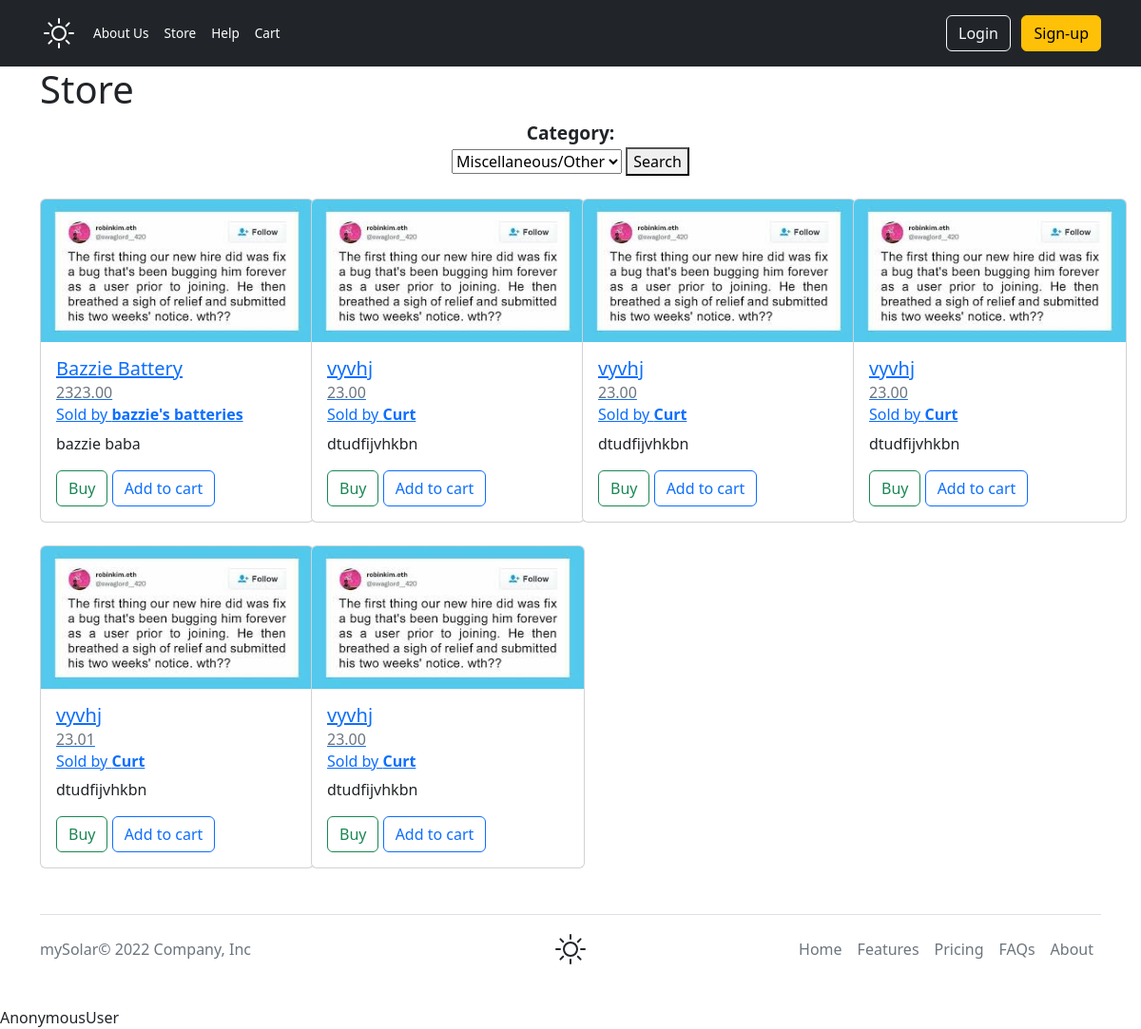
The page /shop on the database as committed earlier.
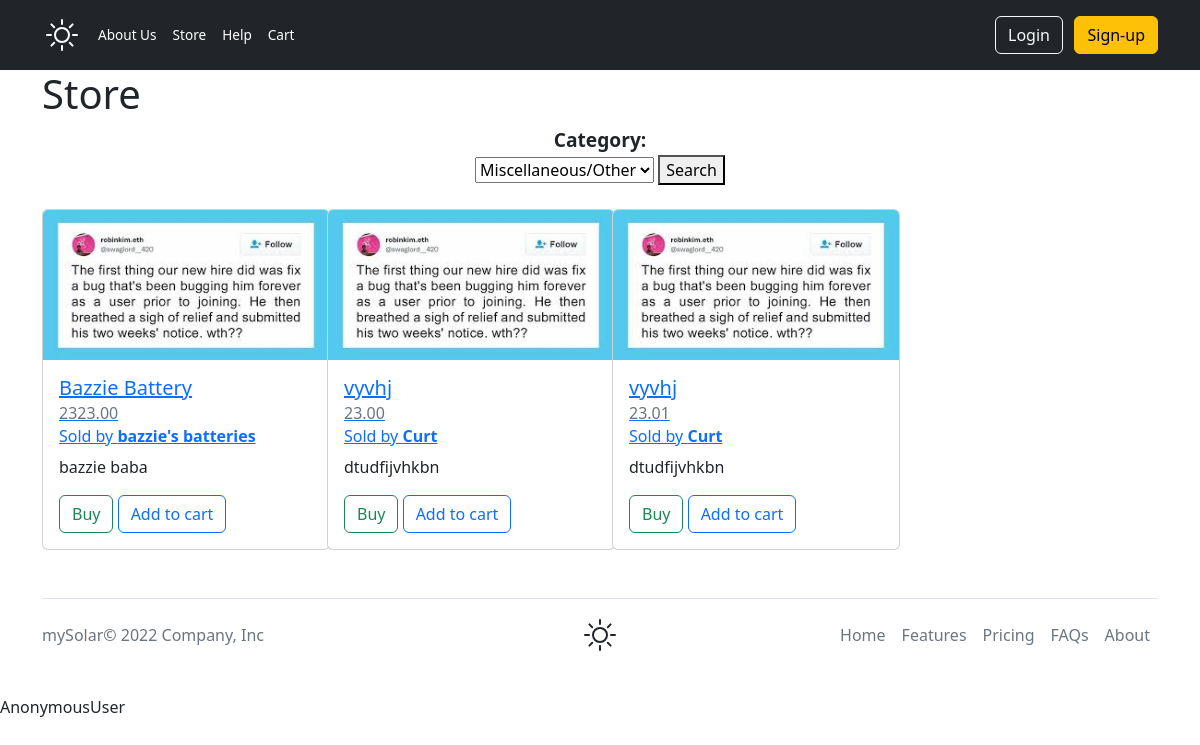
The same page on the database as committed later.
### mySolarApp/models.py (models this page shows, shortened)
class Product(models.Model):
    SLP = "SLP"  # solar panels
    BAT = "BAT"  # batteries
    INV = "INV"  # inverters
    CHA_CTRL = "CHA_CTRL"  # charge controllers
    WAT_PUMPS = "WAT_PUMPS"  # water pumps
    ACC = "ACC"  # accessories
    TOOLS = "TOOLS"  # tools
    MISC = "MISC"  # miscellaneous
    CATEGORY = [
        (SLP, "Solar Panels"),
        (BAT, "Batteries"),
        (INV, "Inverters"),
        (CHA_CTRL, "Charge Controllers"),
        (WAT_PUMPS, "Water Pumps"),
        (ACC, "Accessories"),
        (TOOLS, "Tools"),
        (MISC, "Miscellaneous/Other"),
    ]
    seller = models.ForeignKey(
        Profile, on_delete=models.CASCADE, related_name="product_seller")
    title = models.CharField(max_length=64)
    pic = models.ImageField(blank=True, height_field=None,
                            width_field=None, upload_to='product_images')
    short_desc = models.CharField("Short Description", max_length=150)
    long_desc = models.CharField("Long Description", max_length=5000)
    category = models.CharField(max_length=10, choices=CATEGORY, default=MISC)
    price = models.DecimalField(max_digits=6, decimal_places=2)
    in_stock = models.BooleanField(default=True)
    is_closed = models.BooleanField(default=False)

class Profile(models.Model):
    shopkeeper = models.OneToOneField(
        User, on_delete=models.CASCADE, related_name="user_profile")
    name = models.CharField(max_length=64)
    bio = models.CharField(max_length=1000)
    profile_pic = models.ImageField(
        blank=True, height_field=None, width_field=None, upload_to='profile_and_banner_images')
    banner_pic = models.ImageField(
        blank=True, height_field=None, width_field=None, upload_to='profile_and_banner_images')
    location = models.CharField(max_length=128)
    how_active = models.IntegerField()
    identification = models.CharField(max_length=13)
    is_active = models.BooleanField(default=True)

### mySolarApp/views.py (the view)
# urls.py: path("shop", shop, name="shop"),
def shop(request):
    f = Product.objects.all()
    categoryForm = categoryProductsForm()
    if len(f) != 0:
        context = {
            "products": f,
            "categoryForm": categoryForm
        }
    else:
        context = {"products": "None"}
    return render(request, "mySolar/store.html", context)

### mySolarApp/forms.py
class categoryProductsForm(forms.ModelForm):
    class Meta:
        model = Product
        fields = {"category"}

### mySolarApp/templates/mySolar/store.html (shortened to what this page needs)
{% extends 'mySolar/layout.html' %} {% load static %}  {% block body %}
<h1>Store</h1>
{% if categoryForm %}
<form action="categoryProducts" method="POST">
  {% csrf_token %} {{categoryForm}}
  <button type="submit">Search</button>
</form>
{% endif %}
<br />
<div class="row row-cols-1 row-cols-md-2 row-cols-lg-4 mb-3">
  {% for product in products %}
  <div class="col mb-4">
    <a href="{% url 'product' product.pk %}">
      <div class="card" style="width: 18rem">
        <img
          src="{% static 'respect1000.jpg' %}"
          class="card-img-top"
          alt="..."
        />
        <div class="card-body">
          <h5 class="card-title">{{ product.title }}</h5>
          <h6 class="card-subtitle mb-2 text-muted">{{ product.price }}</h6>
          <h6 class="card-subtitle mb-2 text-muted">
            Sold by
            <a href="{% url 'sellerInfo' product.seller.pk %}"
              ><b>{{product.seller.name }}</b></a
            >
          </h6>
          <p class="card-text">{{ product.short_desc }}</p>
         {% if product.seller.shopkeeper.username.lower == request.user.username.lower %}
          <a href="{% url 'editProduct' product.pk 'edit' %}" class="btn btn-outline-success">Edit</button>
          <a href="{% url 'editProduct' product.pk 'delete' %}" class="btn btn-outline-primary">Delete</a>
          {% else %}
          <button class="btn btn-outline-success">Buy</button>
          <button class="btn btn-outline-primary">Add to cart</button>
        {% endif %}
        </div>
      </div>
    </a>
  </div>
  {% endfor %}
</div>
{% endblock %}

### mySolarApp/templates/mySolar/layout.html (shortened to what this page needs)
<!DOCTYPE html>
<html>
<head>
  {% load static %}
  <link href="https://cdn.jsdelivr.net/npm/bootstrap@5.2.0-beta1/dist/css/bootstrap.min.css" rel="stylesheet"
 />
  <link rel="stylesheet" href="{% static 'mySolar/index.css' %}" />
</head>
<body>
  {% if request.user.is_authenticated == False %}
  <header id="UNAUTHORIZED" class="p-3 bg-dark text-white">
    <div class="container text-small">
      <div class="d-flex flex-wrap align-items-center justify-content-center justify-content-lg-start">
        <a href="/" class="d-flex align-items-center mb-2 mb-lg-0 text-white text-decoration-none">
        </a>
        <ul class="nav col-12 col-lg-auto me-lg-auto mb-2 justify-content-center mb-md-0">
          <li>
            <a href="{% url 'about' %}" class="nav-link px-2 text-white">About Us</a>
          </li>
          <li>
            <a href="{% url 'shop' %}" class="nav-link px-2 text-white">Store</a>
          </li>
          <li>
            <a href="{% url 'help' %}" class="nav-link px-2 text-white">Help</a>
          </li>
          <li><a href="#" class="nav-link px-2 text-white">Cart</a></li>
        </ul>
        <div class="text-end">
          <a href="{% url 'login' %}"><button type="button" class="btn btn-outline-light me-2">
              Login
            </button></a>
          <a href="{% url 'register' %}"><button type="button" class="btn btn-warning">Sign-up</button></a>
        </div>
      </div>
    </div>
  </header>
  {% endif %}
  <main class="container">{% block body %} {% endblock %}</main>
</body>
<div class="container">
  <footer class="d-flex flex-wrap justify-content-between align-items-center py-3 my-4 border-top">
    <p class="col-md-4 mb-0 text-muted">mySolar© 2022 Company, Inc</p>
    <a href="/"
      class="col-md-4 d-flex align-items-center justify-content-center mb-3 mb-md-0 me-md-auto link-dark text-decoration-none">
    </a>
    <ul class="nav col-md-4 justify-content-end">
      <li class="nav-item">
        <a href="/" class="nav-link px-2 text-muted">Home</a>
      </li>
      <li class="nav-item">
        <a href="#" class="nav-link px-2 text-muted">Features</a>
      </li>
      <li class="nav-item">
        <a href="#" class="nav-link px-2 text-muted">Pricing</a>
      </li>
      <li class="nav-item">
        <a href="{% url 'help' %}" class="nav-link px-2 text-muted">FAQs</a>
      </li>
      <li class="nav-item">
        <a href="{% url 'about' %}" class="nav-link px-2 text-muted">About</a>
      </li>
    </ul>
  </footer>
</div>
{{ request.user }}
</html>

### mySolarApp/static/mySolar/index.css (style rules this page uses)
* { box-sizing: border-box; }
label { font-size: 1.2rem; display: block; font-weight: bold; }
form { text-align: center; margin: auto auto; }
.text-small { font-size: 85%; }

Rows that differ between the two databases and show on the page:
removed Product: title "vyvhj", price "23.00", seller.name "Curt", short_desc "dtudfijvhkbn", shows "Buy"
removed Product: title "vyvhj", price "23.00", seller.name "Curt", short_desc "dtudfijvhkbn", shows "Buy"
removed Product: title "vyvhj", price "23.00", seller.name "Curt", short_desc "dtudfijvhkbn", shows "Buy"
